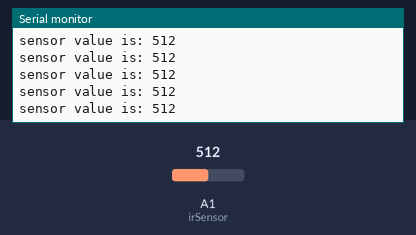
Recording of a sketch running on a simulated Arduino Uno, built with avr-gcc and run on an emulated ATmega328P. On the bench: the last lines printed to the serial monitor. The inputs (shaded band) are chosen by the test bench; at power-on: A1 (irSensor) = 512.

Above: at 1.2 s.
1.3 s: A1 (irSensor) set to 107
At 2.2 s:
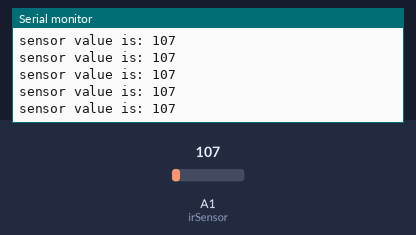
2.8 s: A1 (irSensor) set to 89
At 3.4 s:
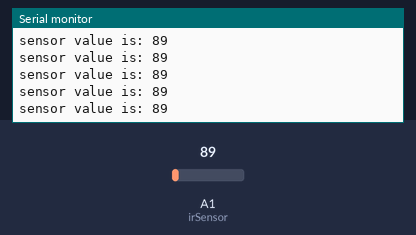
5.8 s: A1 (irSensor) set to 11
At 6.4 s:
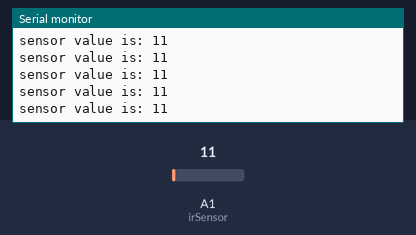
7.3 s: A1 (irSensor) set to 8
At 8.3 s:
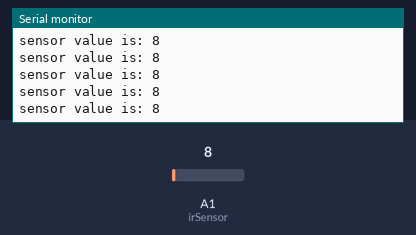
13.3 s: A1 (irSensor) set to 1010
At 14.4 s:
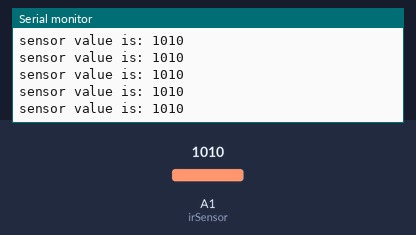
16.3 s: A1 (irSensor) set to 984
At 16.8 s:
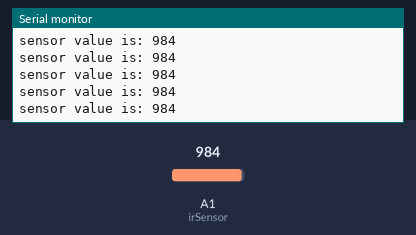
Timing chart, 0 to 19.3 s (numbered marks = the images above; inputs shaded):
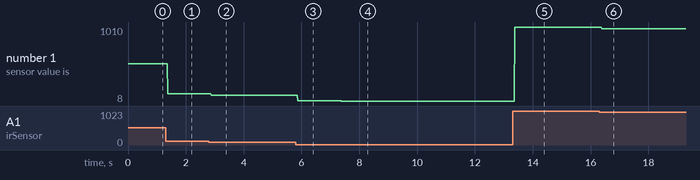

Measured:
- after the input at 1.3 s, the serial monitor: prints a new line after 0.07 s (image 1)
- after the input at 2.8 s, the serial monitor: prints a new line after 0.08 s (image 2)
- after the input at 5.8 s, the serial monitor: prints a new line after 0.08 s (image 3)
- after the input at 7.3 s, the serial monitor: prints a new line after 0.08 s (image 4)
- after the input at 13.3 s, the serial monitor: prints a new line after 0.07 s (image 5)
- after the input at 16.3 s, the serial monitor: prints a new line after 0.09 s (image 6)
- plotted number 1: 512 → 107 after the input at 1.3 s, 107 → 89 after the input at 2.8 s, 89 → 11 after the input at 5.8 s, 11 → 8 after the input at 7.3 s, 8 → 1010 after the input at 13.3 s

The sketch:

backup_goalie_2.ino
```cpp
//Adds all the libraries previously downloaded in
#include <Wire.h>
#include <Adafruit_MotorShield.h>
#include "utility/Adafruit_PWMServoDriver.h"
#include <NewPing.h>
#include <QTRSensors.h>
/*
int irValues[6];//used for QTR

#define NUM_SENSORS   4     //says that there're 4 QTR sensors

#define MAX_DISTANCE 200 // Maximum distance we want to ping for (in centimeters). Maximum sensor distance is rated at 400-500cm.
#define TIMEOUT 2500
//ORANGE PURPLE IS TRIG
//RED GREY IS ECHO
#define FTRIGGER_PIN  37  // Arduino pin tied to trigger pin on the ultrasonic sensor.
#define FECHO_PIN     36  // Arduino pin tied to echo pin on the ultrasonic sensor.

#define RTRIGGER_PIN  35  // Arduino pin tied to trigger pin on the ultrasonic sensor.
#define RECHO_PIN     34  // Arduino pin tied to echo pin on the ultrasonic sensor.

#define BTRIGGER_PIN  33   // Arduino pin tied to trigger pin on the ultrasonic sensor.
#define BECHO_PIN     32  // Arduino pin tied to echo pin on the ultrasonic sensor.

#define LTRIGGER_PIN  31   // Arduino pin tied to trigger pin on the ultrasonic sensor.
#define LECHO_PIN     30  // Arduino pin tied to echo pin on the ultrasonic sensor.

NewPing sonarfront(FTRIGGER_PIN, FECHO_PIN, MAX_DISTANCE); // NewPing setup of pins and maximum distance.
NewPing sonarright(RTRIGGER_PIN, RECHO_PIN, MAX_DISTANCE); // NewPing setup of pins and maximum distance.
NewPing sonarback(BTRIGGER_PIN, BECHO_PIN, MAX_DISTANCE); // NewPing setup of pins and maximum distance.
NewPing sonarleft(LTRIGGER_PIN, LECHO_PIN, MAX_DISTANCE); // NewPing setup of pins and maximum distance.


//Gives the motors a name
Adafruit_MotorShield AFMS = Adafruit_MotorShield();
Adafruit_DCMotor *FMotor = AFMS.getMotor(2);
Adafruit_DCMotor *RMotor = AFMS.getMotor(3);
Adafruit_DCMotor *BMotor = AFMS.getMotor(4);
Adafruit_DCMotor *LMotor = AFMS.getMotor(1);

//names the ping sensors
int mRight, mLeft, mFront, mBack;

//used for the compass
int compassAddress = 0x21;
int compassDirection;

//declares the pins for the QTR
QTRSensorsRC qtrrc((unsigned char[]) {38, 39, 40, 41},
NUM_SENSORS, TIMEOUT, QTR_NO_EMITTER_PIN);
unsigned int sensorValues[NUM_SENSORS];

//Used to read the QTR
int BLQTR, BRQTR, FLQTR, FRQTR, BLQTR1, BRQTR1, FLQTR1, FRQTR1=0;

*/
int sensorValue;
const int irSensor = 15;

void setup()
{
  Serial.begin(9600); //used to allow serial.print
  /*

  Wire.begin();                // join i2c bus (address optional for master)

  AFMS.begin();  // create with the default frequency 1.6KHz
  mRight=mLeft=mBack=mFront=130; //set the speed to midway min speed is 0 and max is 255

  //sets the motor speed
  FMotor->setSpeed(mRight);
  RMotor->setSpeed(mLeft);
  BMotor->setSpeed(mFront);
  LMotor->setSpeed(mBack);

  //used for the compass
  compassDirection=direction(true);

  FMotor->run(RELEASE);      // stopped
  RMotor->run(RELEASE);      // stopped
  BMotor->run(RELEASE);      // stopped
  LMotor->run(RELEASE);      // stopped
  //Serial.begin(9600);

  //reads the QTR for the first time to see the value of green
  qtrrc.read(sensorValues);
  BLQTR1 = sensorValues[1];
  BRQTR1 = sensorValues[0];
  FLQTR1 = sensorValues[2];
  FRQTR1 = sensorValues[3];

   //Wire.begin();
  irReadings(true);
*/
}


void loop() {
  /*
  //to see the compass reading
  compassDirection=direction(false);
  */

  //reads the TSOP sensor
  sensorValue = analogRead(irSensor);
  Serial.print("sensor value is: ");
  Serial.println(sensorValue);
  /*
  qtrrc.read(sensorValues);
  BRQTR = sensorValues[0];
  FRQTR = sensorValues[3];


  //right
                      // Wait 50ms between pings (about 20 pings/sec). 29ms should be the shortest delay between pings.
  int dright= sonarright.ping_cm();//US_ROUNDTRIP_CM);

    //to correct zeros when d


  Serial.print("right: "); // Convert ping time to distance in cm and print result (0 = outside set distance range)
  Serial.print(dright);
  Serial.println("cm");


  //back
  int dback= sonarback.ping_cm();//US_ROUNDTRIP_CM);


    //to correct zeros when d
  pinMode(BECHO_PIN,OUTPUT);
  digitalWrite(BECHO_PIN,LOW);
  pinMode(BECHO_PIN,INPUT);

  Serial.print("back: "); // Convert ping time to distance in cm and print result (0 = outside set distance range)
  Serial.print(dback);
  Serial.println("cm");

    //left
  int dleft= sonarleft.ping_cm();//US_ROUNDTRIP_CM);

    //to correct zeros when d
  pinMode(LECHO_PIN,OUTPUT);
  digitalWrite(LECHO_PIN,LOW);
  pinMode(LECHO_PIN,INPUT);

  Serial.print("left: "); // Convert ping time to distance in cm and print result (0 = outside set distance range)
  Serial.print(dleft);
  Serial.println("cm");


  irReadings(false);//reads the IR sensor


  if(compassDirection >= 187){
     mRight=mLeft=mBack=mFront=150;
     FMotor->setSpeed(mRight);
            RMotor->setSpeed(mLeft);
            BMotor->setSpeed(mFront);
            LMotor->setSpeed(mBack);
     motorsLeft();
     delay(30);
     motorsStop();
  }
  else if (compassDirection <= 173){
     mRight=mLeft=mBack=mFront=150;
     FMotor->setSpeed(mRight);
           RMotor->setSpeed(mLeft);
       BMotor->setSpeed(mFront);
         LMotor->setSpeed(mBack);
     motorsRight();
     delay(30);
     motorsStop();
  }
  if(dleft<8&&dleft<15){//if another robot is right beside it slide left to avoid the ball
          motorsSlideLeft();
        }
  else if(dright<8&&dright<15){ //if another robot is right beside it, slight right
         motorsSlideRight();
  }

        else if (dback > 25){//goes backwards into the right position if it is out of position
         motorsBackward();
      }

    else if (dback < 25 && dback>0){ //if the robot is in the golies box
      if (sensorValue > 550){//if the tsop sensor sees the ball, go forward
             mRight=mLeft=mBack=mFront=150;//changes speed and moves forward
             FMotor->setSpeed(mRight);
            RMotor->setSpeed(mLeft);
            BMotor->setSpeed(mFront);
            LMotor->setSpeed(mBack);
            motorsForward();
       }
       if (irValues[0]==5){//if the ir sensor sees the ball right to the left, slide left
          mRight=mLeft=mBack=mFront=200;//changes speed
           FMotor->setSpeed(mRight);
          RMotor->setSpeed(mLeft);
          BMotor->setSpeed(mFront);
          LMotor->setSpeed(mBack);
          motorsForward();
        }
          else if (irValues[0]==7||irValues[0]==6||irValues[0]==8||irValues[0]==9){//if the ir sensor sees the ball right to the left, slide left
          mRight=mLeft=mBack=mFront=200;//changes speed
           FMotor->setSpeed(mRight);
          RMotor->setSpeed(mLeft);
          BMotor->setSpeed(mFront);
          LMotor->setSpeed(mBack);
          motorsSlideLeft();
        }
        else if (irValues[0]==1||irValues[0]==2||irValues[0]==3||irValues[0]==4){//if the sensor sees the ball to the right, slide right
          mRight=mLeft=mBack=mFront=200;
           FMotor->setSpeed(mRight);
            RMotor->setSpeed(mLeft);
            BMotor->setSpeed(mFront);
            LMotor->setSpeed(mBack);
           motorsSlideRight();
        }


        else{

          motorsStop();//makes the robot stop


        }
    }

    mRight=mLeft=mBack=mFront=200;//increases the speed
*/
}

/*
//methods to move the robot

void motorsForward() {
  Serial.println("Forward");
  LMotor->run(BACKWARD);
  RMotor->run(BACKWARD);
  BMotor->run(RELEASE);
  FMotor->run(RELEASE);

}
void motorsDiagonalBL() {
  Serial.println("Diagonal bl");
  FMotor->run(BACKWARD);
  BMotor->run(FORWARD);
  LMotor->run(FORWARD);
  RMotor->run(FORWARD);
}
void motorsDiagonalBR() {
  Serial.println("Diagonal Br");
  LMotor->run(FORWARD);
  RMotor->run(FORWARD);
  FMotor->run(FORWARD);
  BMotor->run(BACKWARD);
}

void motorsBackward() {
  Serial.println("Backward");
  LMotor->run(FORWARD);
  RMotor->run(FORWARD);
  FMotor->run(RELEASE);
  BMotor->run(RELEASE);

}

void motorsStop() {
  Serial.println("stop");
  FMotor->run(RELEASE);      // stopped
  RMotor->run(RELEASE);      // stopped
  BMotor->run(RELEASE);      // stopped
  LMotor->run(RELEASE);      // stopped
}

void motorsSlideRight() {
  Serial.println("Slide Right");
  FMotor->run(FORWARD);
  BMotor->run(BACKWARD);
  LMotor->run(RELEASE);
  RMotor->run(RELEASE);
}

void motorsSlideLeft() {
  Serial.println("Slide Left");
  FMotor->run(BACKWARD);
  BMotor->run(FORWARD);
    LMotor->run(RELEASE);
  RMotor->run(RELEASE);
}

void motorsLeft() {
  Serial.println("Left");
  FMotor->run(BACKWARD);
  BMotor->run(BACKWARD);
  RMotor->run(BACKWARD);      // stopped
  LMotor->run(BACKWARD);  // stopped
}


void motorsRight() {
  Serial.println("Left");
  FMotor->run(FORWARD);
  BMotor->run(FORWARD);
  RMotor->run(FORWARD);      // stopped
  LMotor->run(FORWARD);      // stopped
}

void irReadings(boolean zero) {
  if (zero) {
    Wire.beginTransmission(0x08);
    Wire.write(0x41);
    Wire.write(0x00);  //set AC modulated mode
    Wire.endTransmission();
  }
  else {
    Wire.beginTransmission(0x08);
    Wire.write(0x48);
    Wire.write(0x06);
    Wire.endTransmission();

    Wire.requestFrom(0x08, 6);  //read direction and strength values

    int c=0;
    while(Wire.available()) { // slave may send less than requested
      irValues[c] = Wire.read(); // receive a byte as character
      c++;
    }
  }
}

 int direction(boolean zero)
{
  static int offSet;
  int reading=0;

  if (zero) {
    // step 1: instruct sensor to read echoes
      Wire.beginTransmission(compassAddress);  // transmit to device
                               // the address specified in the datasheet is 66 (0x42)
                               // but i2c adressing uses the high 7 bits so it's 33
      Wire.write('A');          // command sensor to measure angle
      Wire.endTransmission();  // stop transmitting

      // step 2: wait for readings to happen
      delay(10);               // datasheet suggests at least 6000 microseconds

      // step 3: request reading from sensor
      Wire.requestFrom(compassAddress, 2);  // request 2 bytes from slave device #33

      // step 4: receive reading from sensor
      int reading=0;
      if(2 <= Wire.available())     // if two bytes were received
      { //note: receive has been replaced by read
        reading = Wire.read();   // receive high byte (overwrites previous reading)
        reading = reading << 8;     // shift high byte to be high 8 bits
        reading += Wire.read();  // receive low byte as lower 8 bits
        reading /= 10;
      }
      offSet=180-reading;
  }
  else {
    // step 1: instruct sensor to read echoes
      Wire.beginTransmission(compassAddress);  // transmit to device
                               // the address specified in the datasheet is 66 (0x42)
                               // but i2c adressing uses the high 7 bits so it's 33
      Wire.write('A');          // command sensor to measure angle
      Wire.endTransmission();  // stop transmitting

      // step 2: wait for readings to happen
      delay(10);               // datasheet suggests at least 6000 microseconds

      // step 3: request reading from sensor
      Wire.requestFrom(compassAddress, 2);  // request 2 bytes from slave device #33

      // step 4: receive reading from sensor
      if(2 <= Wire.available())     // if two bytes were received
      { //note: receive has been replaced by read
        reading = Wire.read();   // receive high byte (overwrites previous reading)
        reading = reading << 8;     // shift high byte to be high 8 bits
        reading += Wire.read();  // receive low byte as lower 8 bits
        reading /= 10;
      }
  }

  if (reading+offSet<0)  //correction for too small/big numbers
    return 360+(reading+offSet);
  else if (reading+offSet>360)
    return (reading+offSet)-360;
  else
   return reading+offSet;
}
*/
```
